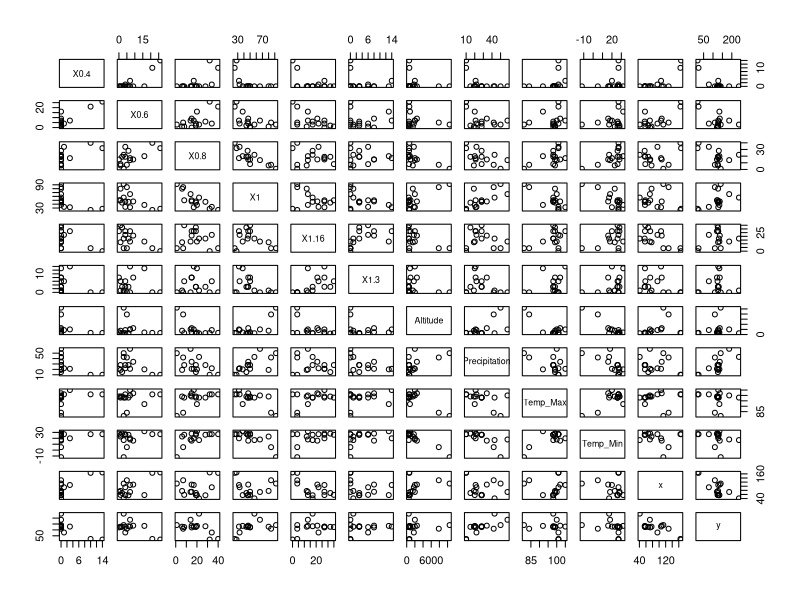
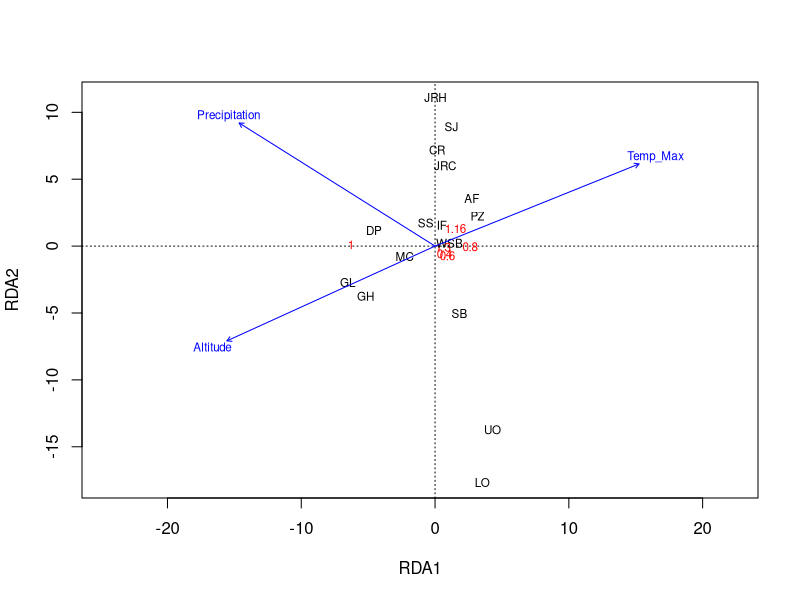
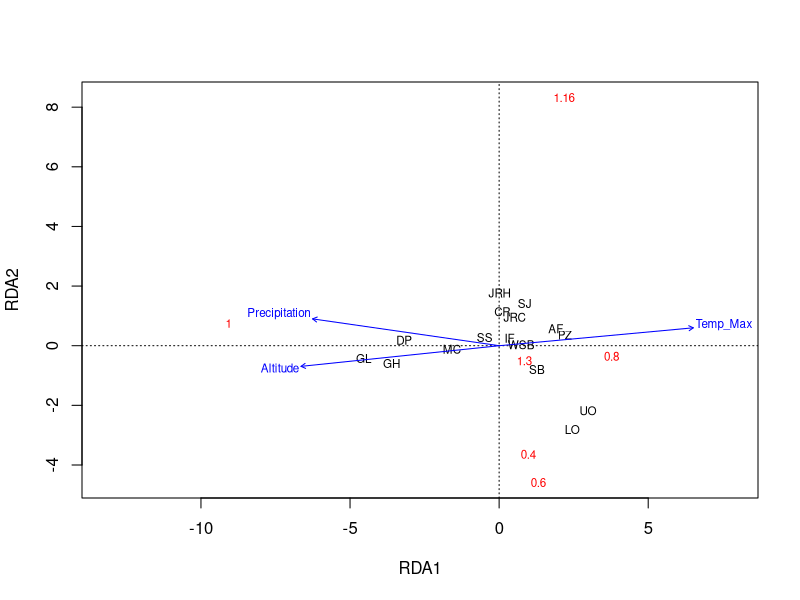
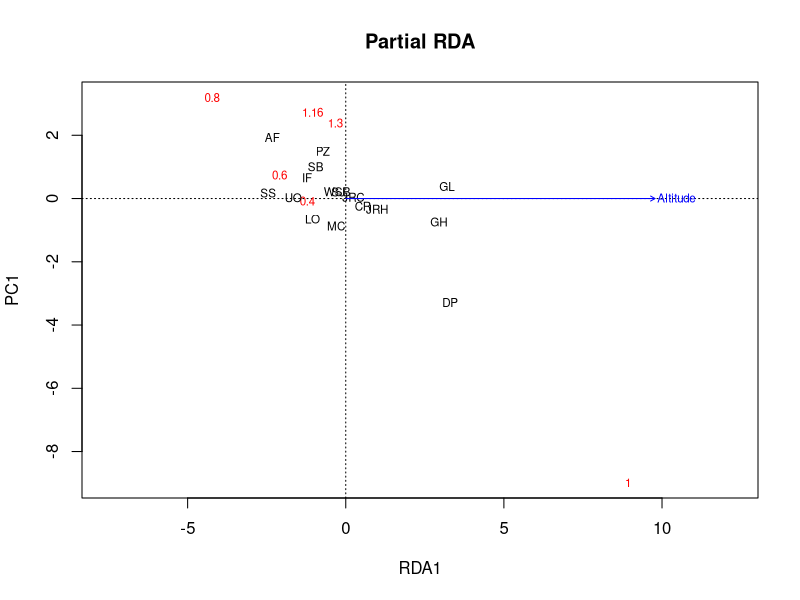
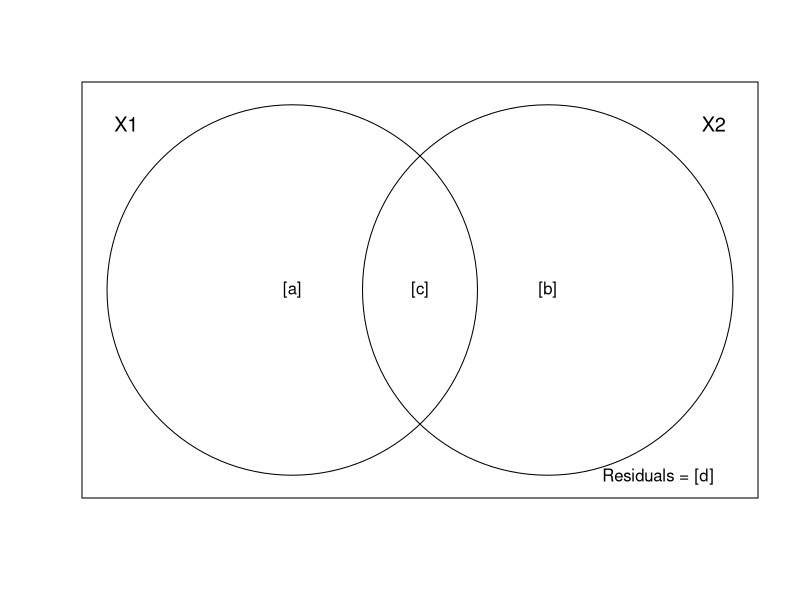

Recreate these plots in R, in order.
# ---
# title: "Анализ избыточности (Redundancy analysis, RDA)"
# subtitle: "Анализ и визуализация многомерных данных с использованием R"
# author: Марина Варфоломеева, Вадим Хайтов


# ### Пример: генетика бабочек _Euphydryas editha_ ####
#
# Частоты разных аллелей фосфоглюкоизомеразы и данные о факторах среды для 16 колоний бабочек _Euphydryas editha_ в Калифорнии и Орегоне (данные McKechnie et al., 1975)

# # Подготовка данных к RDA ####

library(ade4)
data(butterfly)
str(butterfly)

# ## Создадим переменные с более короткими названиями для удобства
gen <- butterfly$genet
head(gen, 1)
env_geo <- cbind(butterfly$envir, butterfly$xy)
head(env_geo, 1)

# ## Нужно ли стандартизовать зависимые переменные?
summary(gen)

# ## Линейны ли связи между переменными?
pairs(data.frame(gen, env_geo))


# ## Удаляем колинеарные предикторы

library(car)
vif(lm(gen$`0.4` ~ ., data = env_geo))
vif(lm(gen$`0.4` ~ . -Temp_Min, data = env_geo))

# ## RDA в vegan ####

library(vegan)
bf_rda <- rda(gen ~ Altitude + Precipitation + Temp_Max, data = env_geo)
summary(bf_rda)

# Обратите внимание на
# Структуру общей изменчивости
# Важность различных компонент
# Как распределяется изменчивость между осями
# Распределение изменчивости, потенциально объяснимой факторами

# ## Корреляции между откликами и предикторами ####
spenvcor(bf_rda)

# # Визуализация ординации #######################

# ## Триплот корреляций (scaling = 2): Какие переменные среды сильнее всего определяют сходство объектов? {.columns-2}
plot(bf_rda, scaling = 2)


# ## Триплот расстояний (scaling = 1): Насколько похожи друг на друга объекты? {.columns-2}
plot(bf_rda, scaling = 1)


# # Проверка значимости ординации ################

# ## Общий тест: Влияют ли факторы на зависимые переменные?
anova(bf_rda)


# ## Тест факторов, type I эффекты: Какие факторы влияют на зависимые переменные?
anova(bf_rda, by = "term")

# ## Тест факторов, type III эффекты: Какие факторы влияют на зависимые переменные?
anova(bf_rda, by = "mar")

# ## Тест значимости осей, ограниченных факторами: Вдоль какой из осей значимо меняется генетическая структура?
anova(bf_rda, by = "axis")


# # Выбор оптимальной модели ####################

m1 <-rda(gen ~ Altitude + Precipitation + Temp_Max, data = env_geo)
m0 <- rda(gen ~ 1, data = env_geo)

m <- ordistep(m0, scope = formula(m1), permutations = 99999)

m$anova


# # Частный анализ избыточности ##################

# ## Делаем частный RDA: зависимость генетической структуры от среды с учетом географического положения
bf_prda_1 <- rda(gen ~ Altitude + Condition(x + y), data = env_geo)
anova(bf_prda_1, permutations = 99999) ## Пермутационный тест

plot(bf_prda_1, main = "Partial RDA", scaling = 1)


# # Компоненты объясненной инерции ###############
showvarparts(2)

# ## Подбираем модели RDA, нужные для поиска компонентов инерции
# bf_prda_1 уже есть
bf_prda_2 <- rda(gen ~ x + y + Condition(Altitude), data = env_geo)
bf_rda_full <- rda(gen ~ x + y + Altitude, data = env_geo)

# ## Задание: Найдите компоненты инерции -----------------------
# По результатам трех RDA найдите всю потенциально объяснимую инерцию, а так же долю инерции, объясненную:
# - средой и географией
# - средой, но не с географией
# - географией, но не со средой


# # Задание для самостоятельной работы
# 1) полный RDA, значимость модели, предикторов, осей
# 2) оптимальная модель RDA
# 3) частный RDA среда + география
